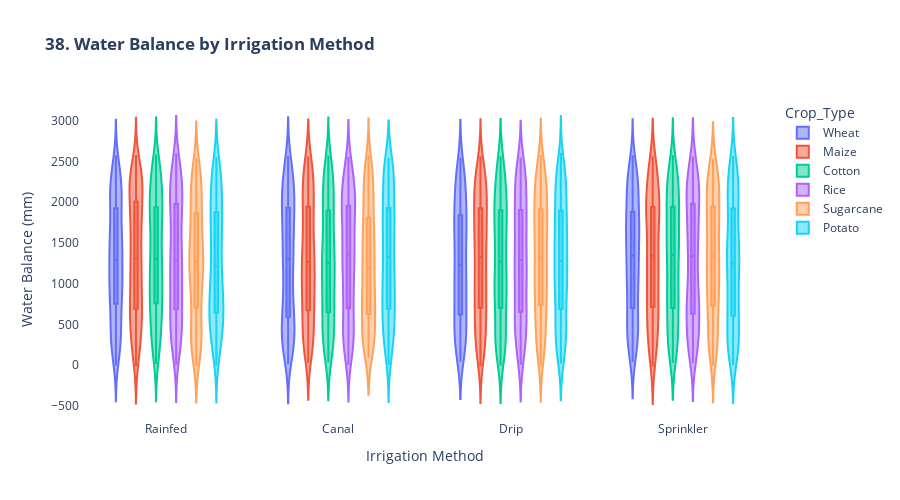

Notebook code for this chart:
### Markdown cell above
### *38. Water Balance Analysis*

### Code cell
print("\n38. Water Balance Analysis...")

df['Water_Balance'] = df['Rainfall_mm'] + df['Previous_Irrigation_mm'] - df['Soil_Moisture']/2

fig38 = px.violin(df, x='Irrigation_Type', y='Water_Balance',
                  color='Crop_Type', box=True,
                  title='<b>38. Water Balance by Irrigation Method</b>',
                  labels={'Water_Balance': 'Water Balance (mm)', 'Irrigation_Type': 'Irrigation Method'})

fig38.update_layout(height=500, plot_bgcolor='white')
fig38.show()

### Figure 1 — Plotly figure (JSON) as saved in the notebook; plotly's stock layout.template omitted (floating-point values rounded to 4 significant figures; data arrays with more than 128 entries replaced by an {"elided": "..."} marker saying what was removed)
{"data": [{"alignmentgroup": "True", "box": {"visible": true}, "hovertemplate": "Crop_Type=Wheat<br>Irrigation Method=%{x}<br>Water Balance (mm)=%{y}<extra></extra>", "legendgroup": "Wheat", "marker": {"color": "#636efa"}, "name": "Wheat", "offsetgroup": "Wheat", "orientation": "v", "scalegroup": "True", "showlegend": true, "type": "violin", "x": {"elided": "1659 str values"}, "x0": " ", "xaxis": "x", "y": {"elided": "1659 float values"}, "y0": " ", "yaxis": "y"}, {"alignmentgroup": "True", "box": {"visible": true}, "hovertemplate": "Crop_Type=Maize<br>Irrigation Method=%{x}<br>Water Balance (mm)=%{y}<extra></extra>", "legendgroup": "Maize", "marker": {"color": "#EF553B"}, "name": "Maize", "offsetgroup": "Maize", "orientation": "v", "scalegroup": "True", "showlegend": true, "type": "violin", "x": {"elided": "1694 str values"}, "x0": " ", "xaxis": "x", "y": {"elided": "1694 float values"}, "y0": " ", "yaxis": "y"}, {"alignmentgroup": "True", "box": {"visible": true}, "hovertemplate": "Crop_Type=Cotton<br>Irrigation Method=%{x}<br>Water Balance (mm)=%{y}<extra></extra>", "legendgroup": "Cotton", "marker": {"color": "#00cc96"}, "name": "Cotton", "offsetgroup": "Cotton", "orientation": "v", "scalegroup": "True", "showlegend": true, "type": "violin", "x": {"elided": "1595 str values"}, "x0": " ", "xaxis": "x", "y": {"elided": "1595 float values"}, "y0": " ", "yaxis": "y"}, {"alignmentgroup": "True", "box": {"visible": true}, "hovertemplate": "Crop_Type=Rice<br>Irrigation Method=%{x}<br>Water Balance (mm)=%{y}<extra></extra>", "legendgroup": "Rice", "marker": {"color": "#ab63fa"}, "name": "Rice", "offsetgroup": "Rice", "orientation": "v", "scalegroup": "True", "showlegend": true, "type": "violin", "x": {"elided": "1711 str values"}, "x0": " ", "xaxis": "x", "y": {"elided": "1711 float values"}, "y0": " ", "yaxis": "y"}, {"alignmentgroup": "True", "box": {"visible": true}, "hovertemplate": "Crop_Type=Sugarcane<br>Irrigation Method=%{x}<br>Water Balance (mm)=%{y}<extra></extra>", "legendgroup": "Sugarcane", "marker": {"color": "#FFA15A"}, "name": "Sugarcane", "offsetgroup": "Sugarcane", "orientation": "v", "scalegroup": "True", "showlegend": true, "type": "violin", "x": {"elided": "1678 str values"}, "x0": " ", "xaxis": "x", "y": {"elided": "1678 float values"}, "y0": " ", "yaxis": "y"}, {"alignmentgroup": "True", "box": {"visible": true}, "hovertemplate": "Crop_Type=Potato<br>Irrigation Method=%{x}<br>Water Balance (mm)=%{y}<extra></extra>", "legendgroup": "Potato", "marker": {"color": "#19d3f3"}, "name": "Potato", "offsetgroup": "Potato", "orientation": "v", "scalegroup": "True", "showlegend": true, "type": "violin", "x": {"elided": "1663 str values"}, "x0": " ", "xaxis": "x", "y": {"elided": "1663 float values"}, "y0": " ", "yaxis": "y"}], "layout": {"height": 500, "legend": {"title": {"text": "Crop_Type"}, "tracegroupgap": 0}, "plot_bgcolor": "white", "title": {"text": "<b>38. Water Balance by Irrigation Method</b>"}, "violinmode": "group", "xaxis": {"anchor": "y", "domain": [0, 1], "title": {"text": "Irrigation Method"}}, "yaxis": {"anchor": "x", "domain": [0, 1], "title": {"text": "Water Balance (mm)"}}}}
